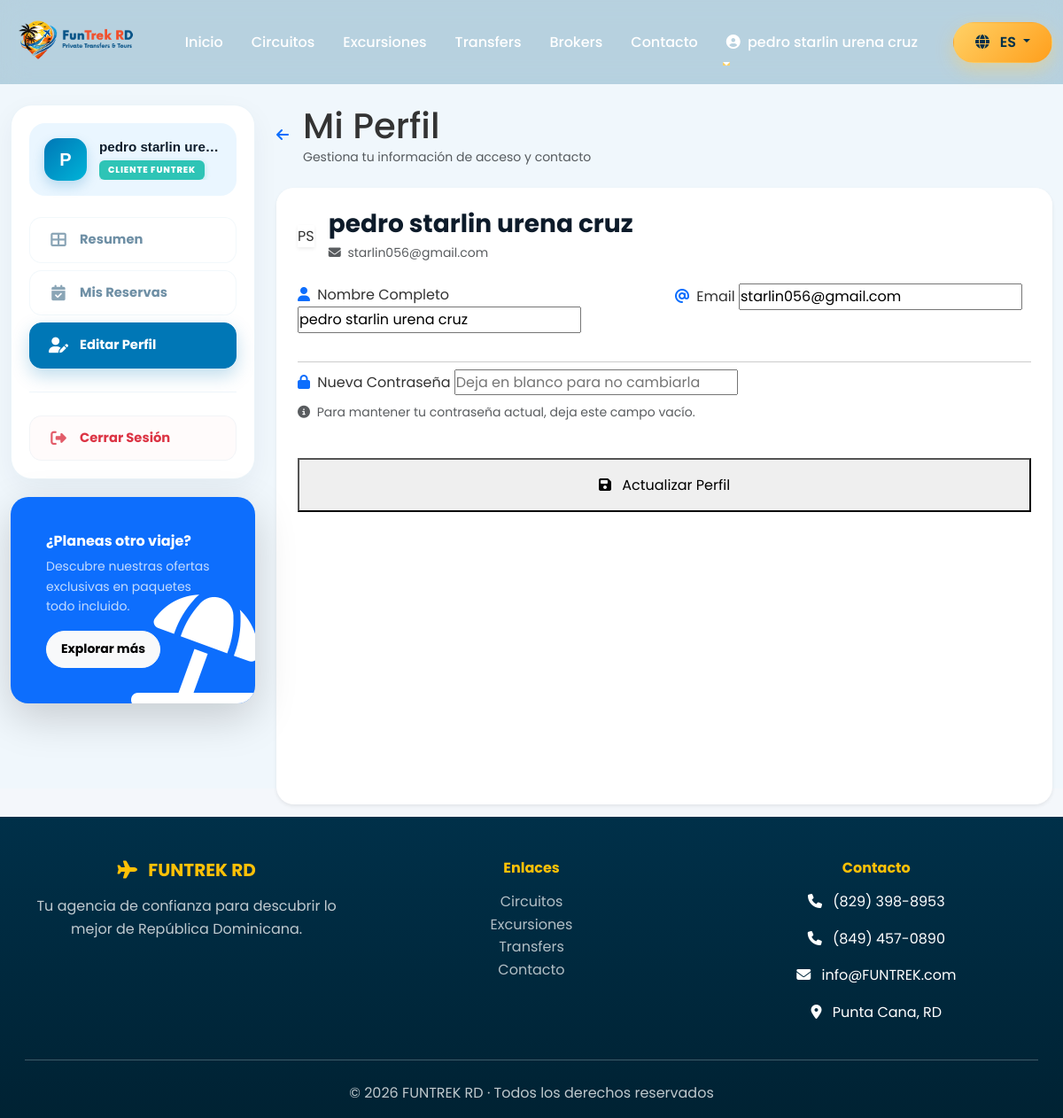
The app's page /public/dashboard/profile (signed in) with its own data.
### tables this page shows
CREATE TABLE `users` (
  `id` int(11) NOT NULL,
  `username` varchar(100) NOT NULL,
  `email` varchar(255) NOT NULL,
  `password` varchar(255) NOT NULL,
  `full_name` varchar(255) DEFAULT NULL,
  `role` enum('admin','agent','client') DEFAULT 'agent',
  `active` tinyint(1) DEFAULT 1,
  `last_login` timestamp NULL DEFAULT NULL,
  `reset_token` varchar(255) DEFAULT NULL,
  `reset_expires` datetime DEFAULT NULL,
  `created_at` timestamp NOT NULL DEFAULT current_timestamp()
);

### app/controllers/DashboardController.php (called while the page is built, shortened)
<?php
class DashboardController extends Controller
{
    private $userModel;
    public function __construct()
    {
        $this->userModel = new User();
    }
    public function profile()
    {
        $userId = $_SESSION['user_id'];
        $user = $this->userModel->findById($userId);
        $data = [
            'title' => 'Mi Perfil - Dominican Travel',
            'user' => $user,
            'error' => $error ?? null
        ];
        $this->view('dashboard/profile', $data);
    }
}

### public/index.php (called while the page is built, shortened)
<?php
require_once APP_ROOT . '/app/core/Translator.php';
require_once APP_ROOT . '/app/core/Model.php';
require_once APP_ROOT . '/app/helpers/i18n.php';
spl_autoload_register(function ($className) {
    $paths = [
        APP_ROOT . '/app/core/' . $className . '.php',
        APP_ROOT . '/app/controllers/' . $className . '.php',
        APP_ROOT . '/app/models/' . $className . '.php',
    ];
    foreach ($paths as $path) {
        if (file_exists($path)) {
            return;
        }
    }
});
$url = $_GET['url'] ?? 'home/index';
$url = rtrim($url, '/');
$url = filter_var($url, FILTER_SANITIZE_URL);
$urlParts = explode('/', $url);
$controllerMap = [
    'home'        => 'HomeController',
    'paquetes'    => 'PaquetesController',
    'packages'    => 'PaquetesController',
    'transfers'   => 'TransfersController',
    'excursiones' => 'ExcursionsController',
    'excursions'  => 'ExcursionsController',
    'contacto'    => 'ContactController',
    'contact'     => 'ContactController',
    'brokers'     => 'BrokersController',
    'reserva'     => 'BookingController',
    'booking'     => 'BookingController',
    'auth'        => 'AuthController',
    'dashboard'   => 'DashboardController',
    'admin'       => 'AdminController',
];
$controllerKey = strtolower($urlParts[0] ?? 'home');
if ($controllerKey === 'api' && isset($urlParts[1]) && $urlParts[1] === 'custom-requests') {
    $controllerName = 'CustomRequestsApiController';
    $action = $urlParts[2] ?? 'show';
    $params = array_slice($urlParts, 3);
}
elseif ($controllerKey === 'admin' && isset($urlParts[1])) {
    $controllerName = $controllerMap[$controllerKey] ?? 'AdminController';
    $action = $urlParts[1];
    $params = array_slice($urlParts, 2);
}
else {
    $action = $urlParts[1] ?? 'index';
    $params = array_slice($urlParts, 2);
}
try {
    $controller = new $controllerName();
    call_user_func_array([$controller, $action], $params);
} catch (Throwable $e) {
    error_log('[Router Error] ' . $e->getMessage() . ' in ' . $e->getFile() . ':' . $e->getLine());
    showError(500, defined('APP_DEBUG') && APP_DEBUG ? $e->getMessage() : 'Error interno del servidor');
}

### app/core/Translator.php (called while the page is built, shortened)
<?php
class Translator
{
    private static $instance = null;
    private $translations = [];
    public static function getInstance()
    {
        if (self::$instance === null) {
            self::$instance = new self();
        }
        return self::$instance;
    }
    private function loadTranslations()
    {
        $file = APP_ROOT . '/app/lang/es.php';
        if (file_exists($file)) {
            $this->translations = require $file;
        } else {
            $this->translations = [];
        }
    }
    public function get($key, $default = null)
    {
        return $this->translations[$key] ?? ($default ?? $key);
    }
}

### app/helpers/i18n.php (called while the page is built, shortened)
<?php
if (!function_exists('__')) {
    function __($key)
    {
        return Translator::getInstance()->get($key);
    }
}

### app/core/Database.php (called while the page is built, shortened)
<?php
class Database {
    private static $instance = null;
    private $connection;
    private function __construct() {
        try {
            $dsn = "mysql:host=" . DB_HOST . ";dbname=" . DB_NAME . ";charset=utf8mb4";
            $this->connection = new PDO($dsn, DB_USER, DB_PASS);
            $this->connection->setAttribute(PDO::ATTR_ERRMODE, PDO::ERRMODE_EXCEPTION);
            $this->connection->setAttribute(PDO::ATTR_DEFAULT_FETCH_MODE, PDO::FETCH_ASSOC);
            $this->connection->setAttribute(PDO::ATTR_EMULATE_PREPARES, false);
        } catch (PDOException $e) {
            error_log("Error de conexión a BD: " . $e->getMessage());
            if (defined('DEBUG') && DEBUG) {
                throw new Exception("Error de conexión a la base de datos: " . $e->getMessage());
            } else {
                throw new Exception("Error de conexión a la base de datos. Por favor, contacta al administrador.");
            }
        }
    }
    public static function getInstance() {
        if (self::$instance === null) {
            self::$instance = new self();
        }
        return self::$instance;
    }
    public function getConnection() {
        return $this->connection;
    }
}

### app/core/Model.php (called while the page is built, shortened)
<?php
abstract class Model {
    public function __construct() {
        $this->db = Database::getInstance()->getConnection();
    }
}

### app/models/User.php (called while the page is built, shortened)
<?php
class User extends Model
{
    protected $table = 'users';
    public function findById($id)
    {
        $stmt = $this->db->prepare("SELECT * FROM {$this->table} WHERE id = ?");
        $stmt->execute([$id]);
        return $stmt->fetch(PDO::FETCH_ASSOC);
    }
}

### app/views/dashboard/profile.php (the view, shortened to what this page needs)
<?php
require_once APP_ROOT . '/app/views/layouts/header.php';
require_once APP_ROOT . '/app/views/layouts/navigation.php';
$getInitials = function($name) {
    if (empty($name)) return '??';
    $words = explode(' ', trim($name));
    $initials = '';
    foreach ($words as $w) {
        $initials .= mb_substr($w, 0, 1);
        if (mb_strlen($initials) >= 2) break;
    }
    return mb_strtoupper($initials);
};
?>
<div class="adm-page">
    <div class="container-fluid animate-fade-in">
        <div class="row g-4">
            <div class="col-lg-3">
                <div class="adm-sidebar-sticky">
                    <div class="adm-sidebar">
                        <a href="<?= APP_URL ?>/dashboard/profile" class="adm-sidebar-header">
                            <div class="adm-avatar-small">
                                <?= mb_strtoupper(mb_substr($_SESSION['user_name'] ?? 'U', 0, 1)) ?>
                            </div>
                            <div class="adm-sidebar-info">
                                <span><?= htmlspecialchars($_SESSION['user_name'] ?? 'Usuario') ?></span>
                                <small>Cliente FunTrek</small>
                            </div>
                        </a>
                        <nav class="adm-nav">
                            <a href="<?= APP_URL ?>/dashboard" class="adm-nav-link">
                                <i class="fas fa-th-large"></i> Resumen
                            </a>
                            <a href="<?= APP_URL ?>/dashboard/bookings" class="adm-nav-link">
                                <i class="fas fa-calendar-check"></i> Mis Reservas
                            </a>
                            <a href="<?= APP_URL ?>/dashboard/profile" class="adm-nav-link active">
                                <i class="fas fa-user-edit"></i> Editar Perfil
                            </a>
                            <hr>
                            <a href="<?= APP_URL ?>/auth/logout" class="adm-nav-link text-danger">
                                <i class="fas fa-sign-out-alt"></i> Cerrar Sesión
                            </a>
                        </nav>
                    </div>
                    <div class="card adm-card bg-primary text-white border-0 overflow-hidden shadow-lg"
                        style="animation-delay: 0.2s">
                        <div class="card-body p-4 position-relative">
                            <i class="fas fa-umbrella-beach position-absolute opacity-10"
                                style="font-size: 8rem; right: -20px; bottom: -20px;"></i>
                            <h6 class="fw-bold mb-2">¿Planeas otro viaje?</h6>
                            <p class="small mb-3 opacity-75">Descubre nuestras ofertas exclusivas en paquetes todo
                                incluido.
                            </p>
                            <a href="<?= APP_URL ?>/paquetes"
                                class="btn btn-light btn-sm rounded-pill fw-bold px-3">Explorar más</a>
                        </div>
                    </div>
                </div>
            </div>
            <div class="col-lg-9">
                <div class="d-flex align-items-center mb-4">
                    <a href="<?= APP_URL ?>/dashboard" class="adm-btn-outline me-3">
                        <i class="fas fa-arrow-left"></i>
                    </a>
                    <div>
                        <h1 class="adm-title mb-0"><?= __('profile.title') ?></h1>
                        <p class="text-muted small mb-0">Gestiona tu información de acceso y contacto</p>
                    </div>
                </div>
                <div class="adm-card border-0 shadow-sm overflow-hidden">
                    <div class="card-header bg-white p-4 border-0">
                        <div class="d-flex align-items-center gap-3">
                            <div class="adm-avatar-large shadow-sm">
                                <?= $getInitials($user['full_name'] ?? 'U') ?>
                            </div>
                            <div>
                                <h3 class="fw-bold mb-1" style="color: var(--adm-dark);"><?= htmlspecialchars($user['full_name'] ?? 'Usuario') ?></h3>
                                <p class="text-muted small mb-0"><i class="fas fa-envelope me-1"></i> <?= htmlspecialchars($user['email'] ?? '') ?></p>
                            </div>
                        </div>
                    </div>
                    <div class="card-body p-4 pt-0">
                        <form method="POST" action="<?= APP_URL ?>/dashboard/profile" class="row g-4">
                            <div class="col-md-6">
                                <div class="adm-form-group">
                                    <label class="adm-form-label" for="full_name">
                                        <i class="fas fa-user me-1 text-primary"></i> <?= __('profile.full_name') ?>
                                    </label>
                                    <input type="text" class="adm-form-control" id="full_name" name="full_name"
                                        value="<?= htmlspecialchars($user['full_name'] ?? '') ?>" required>
                                </div>
                            </div>
                            <div class="col-md-6">
                                <div class="adm-form-group">
                                    <label class="adm-form-label" for="email">
                                        <i class="fas fa-at me-1 text-primary"></i> <?= __('profile.email') ?>
                                    </label>
                                    <input type="email" class="adm-form-control" id="email" name="email"
                                        value="<?= htmlspecialchars($user['email'] ?? '') ?>" required>
                                </div>
                            </div>
                            <div class="col-12">
                                <hr class="opacity-10 my-2">
                                <div class="adm-form-group">
                                    <label class="adm-form-label" for="password">
                                        <i class="fas fa-lock me-1 text-primary"></i> <?= __('profile.new_password') ?>
                                    </label>
                                    <input type="password" class="adm-form-control" id="password" name="password"
                                        placeholder="<?= __('profile.password_placeholder') ?>">
                                    <div class="adm-form-text text-muted small mt-2">
                                        <i class="fas fa-info-circle me-1"></i>
                                        Para mantener tu contraseña actual, deja este campo vacío.
                                    </div>
                                </div>
                            </div>
                            <div class="col-12 pt-3">
                                <button type="submit" class="adm-new-btn w-100 justify-content-center py-3">
                                    <i class="fas fa-save me-2"></i> <?= __('profile.update') ?>
                                </button>
                            </div>
                        </form>
                    </div>
                </div>
            </div>
        </div>
    </div>
</div>
<?php require_once APP_ROOT . '/app/views/layouts/footer.php'; ?>

### records on screen
users: full_name "PS", full_name "pedro starlin urena cruz", email "starlin056@gmail.com"

### other values on screen
__('nav_home') "Inicio"
__('nav_packages') "Circuitos"
__('nav_excursions') "Excursiones"
__('nav_transfers') "Transfers"
__('nav_brokers') "Brokers"
__('nav_contact') "Contacto"
$_SESSION['user_name'] "pedro starlin urena cruz"
mb_strtoupper(mb_substr($_SESSION['user_name'] ?? 'U', 0, 1)) "P"
$_SESSION['user_name'] "pedro starlin ure…"
__('profile.title') "Mi Perfil"
__('profile.full_name') "Nombre Completo"
__('profile.email') "Email"
__('profile.new_password') "Nueva Contraseña"
__('profile.update') "Actualizar Perfil"
__('footer_description') "Tu agencia de confianza para descubrir lo mejor de República Dominicana."
